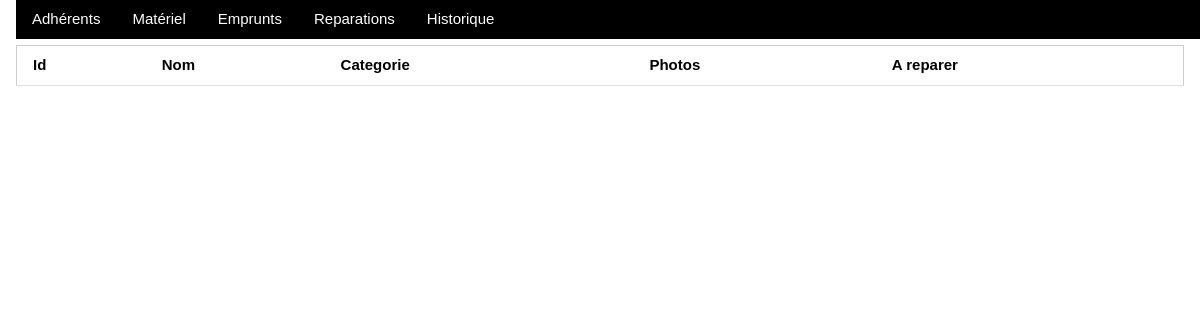
/materiel/, run on an earlier commit of the app's database.
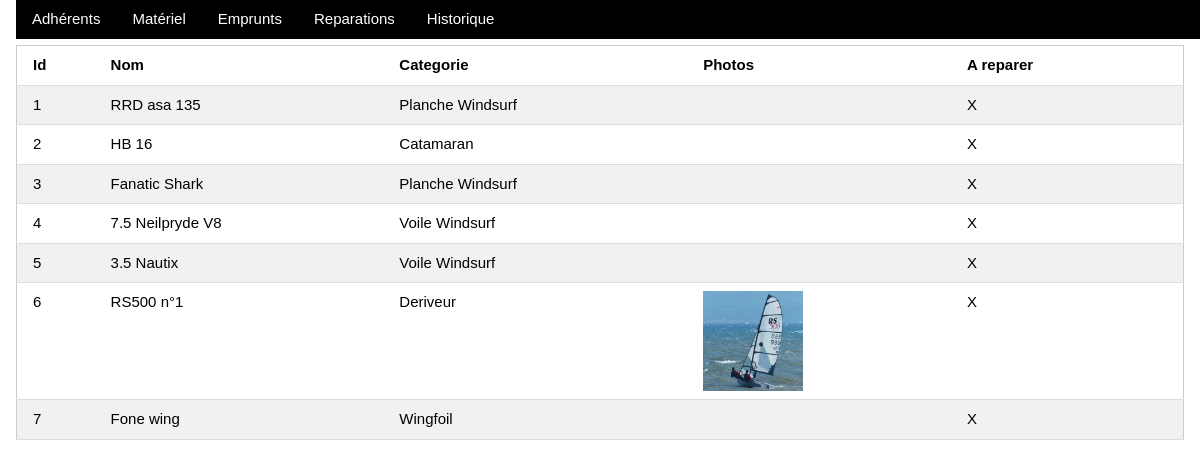
And on a later commit of the database.
### gestion/models.py (models this page shows, shortened)
class Gear(models.Model):
    name = models.CharField(max_length=64)
    category = models.ForeignKey(GearCat, on_delete=models.DO_NOTHING, null=False)
    toRepair = models.BooleanField(default=False)
    photo = models.ImageField(upload_to='photos/', null=True, blank=True)
    class Meta:
        verbose_name = 'Materiel'

class GearCat(models.Model):
    name = models.CharField(max_length=64)
    class Meta:
        verbose_name = "Categorie Materiel"

### gestion/views.py (the view)
# urls.py: path('materiel/', views.gear, name='gear'),
def gear(request):  # TODO: add sorting by name/cat...
    context = {"materiel": Gear.objects.all()}
    return render(request, "gestion/materiel.html", context)

### gestion/templates/gestion/materiel.html
{% include "gestion/head.html" %}
        <table class="w3-table-all w3-hoverable">
            <tr>
                <th>Id</th>
                <th>Nom</th>
                <th>Categorie</th>
                <th>Photos</th>
                <th>A reparer</th>
            </tr>
            {% for m in materiel %}
                <tr>
                    <td>{{ m.id }}</td>
                    <td>{{ m.name }}</td>
                    <td>{{ m.category.name }}</td>
                    <td>
                        {% if m.photo %}
                            <img src="{{ m.photo.url }}" alt="" width="100" height="100">
                        {% endif %}
                    </td>
                    {% if m.toRepair %}
                    	<td>V</td>
                    {% else %}
                    	<td>X</td>
                    {% endif %}
                    <td></td>
                </tr>
            {% endfor %}
        </table>
    </div>
</body>

What changed in the data, as far as the page shows it:
added Gear: id "1", name "RRD asa 135", category.name "Planche Windsurf", toRepair "X"
added Gear: id "2", name "HB 16", category.name "Catamaran", toRepair "X"
added Gear: id "3", name "Fanatic Shark", category.name "Planche Windsurf", toRepair "X"
added Gear: id "4", name "7.5 Neilpryde V8", category.name "Voile Windsurf", toRepair "X"
added Gear: id "5", name "3.5 Nautix", category.name "Voile Windsurf", toRepair "X"
added Gear: id "6", name "RS500 n°1", category.name "Deriveur", photo (picture), toRepair "X"
added Gear: id "7", name "Fone wing", category.name "Wingfoil", toRepair "X"
